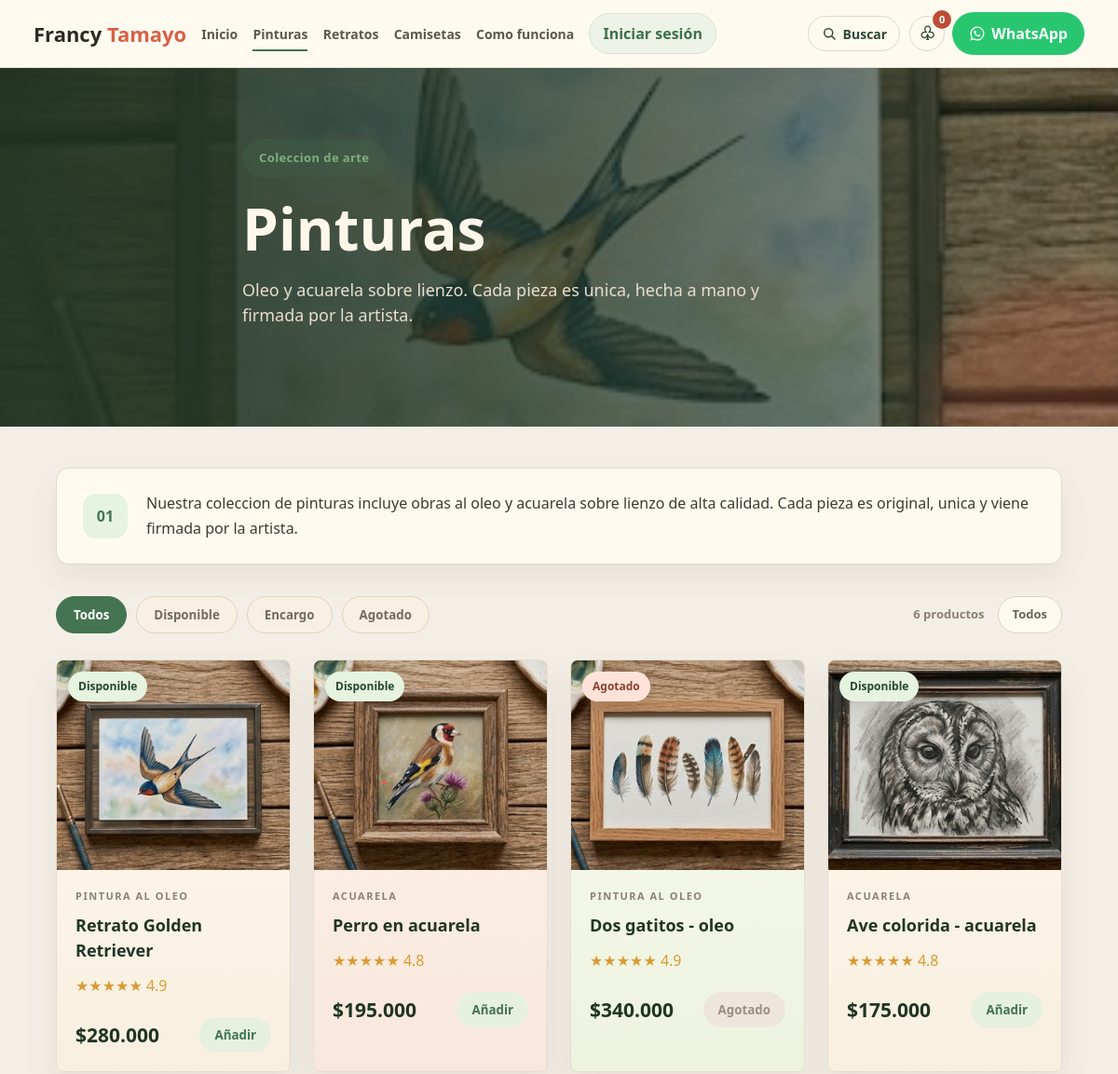
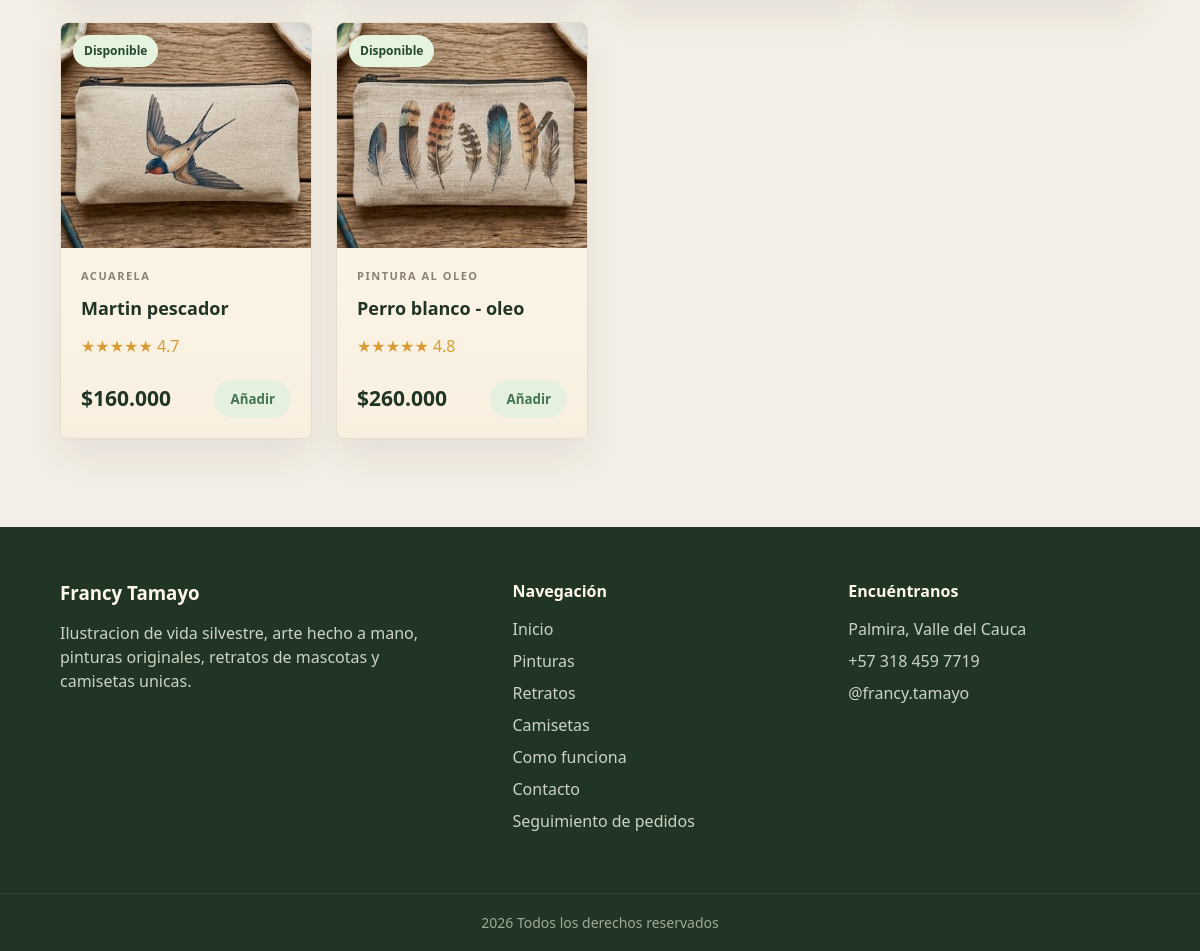
/pinturas.php, run on the app's committed database (2 pictures, top to bottom).
### tables this page shows
CREATE TABLE IF NOT EXISTS productos (
  id INT AUTO_INCREMENT PRIMARY KEY,
  nombre VARCHAR(120) NOT NULL,
  categoria ENUM('pinturas','retratos','camisetas') NOT NULL,
  tipo VARCHAR(80) NOT NULL,
  descripcion TEXT NULL,
  precio DECIMAL(10,2) NOT NULL DEFAULT 0,
  imagen VARCHAR(255) NOT NULL,
  estado ENUM('disponible','encargo','agotado') NOT NULL DEFAULT 'disponible',
  rating DECIMAL(2,1) NOT NULL DEFAULT 4.8,
  destacado TINYINT(1) NOT NULL DEFAULT 0,
  activo TINYINT(1) NOT NULL DEFAULT 1,
  orden INT NOT NULL DEFAULT 0,
  fecha_creacion TIMESTAMP DEFAULT CURRENT_TIMESTAMP,
  UNIQUE KEY uq_producto_nombre (nombre)
);

### include/funciones.php (called while the page is built, shortened)
<?php
function entradaTexto(mixed $valor): string {
    return is_scalar($valor) ? trim((string) $valor) : '';
}
function incluirTemplates(string $nombre, array $datos = []): void {
    extract($datos);
    include __DIR__ . "/templates/$nombre.php";
}

### include/productos.php (the view, shortened to what this page needs)
<?php
function obtenerProductos(?string $categoria = null, bool $soloActivos = true, ?string $estado = null): array
{
    try {
        $db = conectarDB();
        $condiciones = [];
        $tipos = '';
        $valores = [];
        if ($soloActivos) {
            $condiciones[] = 'activo = 1';
        }
        if ($categoria !== null) {
            $condiciones[] = 'categoria = ?';
            $tipos .= 's';
            $valores[] = $categoria;
        }
        $sql = 'SELECT * FROM productos';
        if ($condiciones) {
            $sql .= ' WHERE ' . implode(' AND ', $condiciones);
        }
        $sql .= ' ORDER BY orden ASC, id ASC';
        $stmt = $db->prepare($sql);
        if ($valores) {
            $stmt->bind_param($tipos, ...$valores);
        }
        $stmt->execute();
        return $stmt->get_result()->fetch_all(MYSQLI_ASSOC);
    } catch (Throwable $error) {
        return productosBase($categoria, $soloActivos, $estado);
    }
}
function formatearPrecioProducto(array $producto): string
{
    $precio = '$' . number_format((float) $producto['precio'], 0, ',', '.');
    return $producto['estado'] === 'encargo' ? 'Desde ' . $precio : $precio;
}
function etiquetaEstadoProducto(array $producto): string
{
    return match ($producto['estado']) {
        'encargo' => 'Por encargo',
        'agotado' => 'Agotado',
        default => 'Disponible',
    };
}
function claseEstadoProducto(array $producto): string
{
    return match ($producto['estado']) {
        'disponible' => 'available',
        default => 'custom',
    };
}
function renderizarTarjetaProducto(array $producto, bool $enlaceCategoria = false): void
{
    $nombre = htmlspecialchars($producto['nombre']);
    $tipo = htmlspecialchars($producto['tipo']);
    $imagen = htmlspecialchars($producto['imagen']);
    $estado = htmlspecialchars(etiquetaEstadoProducto($producto));
    $claseEstado = htmlspecialchars(claseEstadoProducto($producto));
    $rating = number_format((float) $producto['rating'], 1);
    $estrellasLlenas = (int) round((float) $producto['rating']);
    $estrellas = str_repeat('★', $estrellasLlenas) . str_repeat('☆', 5 - $estrellasLlenas);
    $precio = formatearPrecioProducto($producto);
    $deshabilitado = $producto['estado'] === 'agotado' ? ' disabled' : '';
    $textoBoton = $producto['estado'] === 'agotado' ? 'Agotado' : ($producto['estado'] === 'encargo' ? 'Encargar' : 'Añadir');
    $urlCategoria = BASE_URL . $producto['categoria'] . '.php';
    ?>
    <article class="product-card">
        <div class="product-image">
            <span class="badge <?= $claseEstado ?>"><?= $estado ?></span>
            <img src="<?= BASE_URL . $imagen ?>" alt="<?= $nombre ?>">
        </div>
        <div class="product-body">
            <span><?= $tipo ?></span>
            <h3><?= $nombre ?></h3>
            <p class="rating" aria-label="Valoración <?= $rating ?> de 5"><span aria-hidden="true"><?= $estrellas ?></span> <?= $rating ?></p>
            <div class="product-footer">
                <strong><?= $precio ?></strong>
                <?php if ($enlaceCategoria): ?>
                    <a href="<?= $urlCategoria ?>">Ver mas</a>
                <?php else: ?>
                    <button class="add-to-cart" data-id="<?= (int) $producto['id'] ?>" data-product="<?= $nombre ?>" data-category="<?= $tipo ?>" data-price="<?= (float) $producto['precio'] ?>" data-image="<?= $imagen ?>"<?= $deshabilitado ?>><?= $textoBoton ?></button>
                <?php endif; ?>
            </div>
        </div>
    </article>
    <?php
}

### include/templates/header.php (shortened to what this page needs)
<!doctype html>
<html lang="es">
<head>
<?php
$hojasEstilo = [
    'base/global.css',
    'layout/header.css',
    'layout/footer.css',
    'componentes/ui.css',
    'paginas/index.css',
    'paginas/contacto.css',
    'paginas/admin.css',
    'paginas/crear.css',
    'paginas/menu.css',
    'paginas/login.css',
    'paginas/tienda.css',
];
foreach ($hojasEstilo as $hoja): ?>
<link rel="stylesheet" href="<?= BASE_URL ?>assets/css/<?= $hoja ?>?v=<?= filemtime(__DIR__ . '/../../assets/css/' . $hoja) ?>">
<?php endforeach; ?>
</head>
<body>
<header class="header">
<div class="container nav">
<div class="logo">Francy <span>Tamayo</span></div>
<?php $paginaActual = basename($_SERVER['PHP_SELF']); ?>
<nav class="main-nav" aria-label="Navegación principal">
<a href="<?php echo BASE_URL;?>index.php" class="<?php echo $paginaActual === 'index.php' ? 'active' : ''; ?>">Inicio</a>
<a href="<?php echo BASE_URL;?>pinturas.php" class="<?php echo $paginaActual === 'pinturas.php' ? 'active' : ''; ?>">Pinturas</a>
<a href="<?php echo BASE_URL;?>retratos.php" class="<?php echo $paginaActual === 'retratos.php' ? 'active' : ''; ?>">Retratos</a>
<a href="<?php echo BASE_URL;?>camisetas.php" class="<?php echo $paginaActual === 'camisetas.php' ? 'active' : ''; ?>">Camisetas</a>
<a href="<?php echo BASE_URL;?>como-funciona.php" class="<?php echo $paginaActual === 'como-funciona.php' ? 'active' : ''; ?>">Como funciona</a>
<?php if (!empty($_SESSION['login'])): ?>
<div class="nav-session">
<a href="<?= BASE_URL; ?>admin/index.php" class="nav-user" title="Panel de <?= htmlspecialchars($_SESSION['usuario']); ?>"><span class="nav-user-icon" aria-hidden="true">👤</span><span class="nav-user-name"><?= htmlspecialchars($_SESSION['usuario']); ?></span></a>
<form class="nav-logout" method="POST" action="<?= BASE_URL; ?>admin/logout.php">
<input type="hidden" name="csrf_token" value="<?= htmlspecialchars(csrfToken()) ?>">
<button type="submit" class="btn-salir">Cerrar sesión</button>
</form>
</div>
<?php else: ?>
<div class="nav-session"><a href="<?= BASE_URL; ?>admin/login.php" class="btn-admin">
Iniciar sesión
</a></div>
<?php endif; ?>
</nav>
<div class="nav-actions">
<div class="nav-tools" aria-label="Herramientas de compra">
<a href="<?php echo BASE_URL;?>buscador.php" class="nav-search <?php echo $paginaActual === 'buscador.php' ? 'active' : ''; ?>" aria-label="Buscar productos"><svg viewBox="0 0 24 24" aria-hidden="true"><circle cx="11" cy="11" r="6"></circle><path d="m16 16 4 4"></path></svg><span class="nav-search-label">Buscar</span></a>
<a href="<?php echo BASE_URL;?>carrito.php" class="nav-cart <?php echo $paginaActual === 'carrito.php' ? 'active' : ''; ?>" aria-label="Ver carrito">♧<span class="cart-count" data-cart-count>0</span></a>
</div>
<a target="_blank" href="https://wa.me/573184597719" class="btn-nav" aria-label="Escríbenos por WhatsApp"><span class="btn-nav-label">WhatsApp</span></a>
</div>
</div>
</header>

### pinturas.php
<?php
require 'include/funciones.php';
require 'include/productos.php';
$estadoFiltro = entradaTexto($_GET['estado'] ?? '');
$estadosValidos = ['disponible', 'encargo', 'agotado'];
if (!in_array($estadoFiltro, $estadosValidos, true)) $estadoFiltro = '';
$productos = obtenerProductos('pinturas', true, $estadoFiltro ?: null);
incluirTemplates('header');
?>
<main class="category-page category-paintings">
    <section class="category-hero">
        <div class="container category-hero-content">
            <span class="category-pill">Coleccion de arte</span>
            <h1>Pinturas</h1>
            <p>Oleo y acuarela sobre lienzo. Cada pieza es unica, hecha a mano y firmada por la artista.</p>
        </div>
    </section>
    <section class="category-store">
        <div class="container">
            <div class="category-note">
                <span class="note-icon">01</span>
                <p>Nuestra coleccion de pinturas incluye obras al oleo y acuarela sobre lienzo de alta calidad. Cada pieza es original, unica y viene firmada por la artista.</p>
            </div>
            <div class="store-toolbar">
                <form class="filter-list" method="GET" aria-label="Filtrar pinturas por disponibilidad">
                    <button class="filter <?= $estadoFiltro === '' ? 'active' : '' ?>" type="submit" name="estado" value="">Todos</button>
                    <button class="filter <?= $estadoFiltro === 'disponible' ? 'active' : '' ?>" type="submit" name="estado" value="disponible">Disponible</button>
                    <button class="filter <?= $estadoFiltro === 'encargo' ? 'active' : '' ?>" type="submit" name="estado" value="encargo">Encargo</button>
                    <button class="filter <?= $estadoFiltro === 'agotado' ? 'active' : '' ?>" type="submit" name="estado" value="agotado">Agotado</button>
                </form>
                <div class="store-count">
                    <span><?= count($productos) ?> productos</span>
                    <strong><?= $estadoFiltro ? ucfirst($estadoFiltro) : 'Todos' ?></strong>
                </div>
            </div>
            <?php if ($productos): ?>
                <div class="product-grid category-products">
                    <?php foreach ($productos as $producto): ?>
                        <?php renderizarTarjetaProducto($producto); ?>
                    <?php endforeach; ?>
                </div>
            <?php else: ?>
                <div class="search-empty">No hay pinturas con este filtro por ahora. Prueba con otra disponibilidad.</div>
            <?php endif; ?>
        </div>
    </section>
</main>
<?php include 'include/templates/footer.php'; ?>

### include/templates/footer.php (shortened to what this page needs)
<footer class="footer">
<div class="footer-content container">
<div>
<h3>Francy Tamayo</h3>
<p>Ilustracion de vida silvestre, arte hecho a mano, pinturas originales, retratos de mascotas y camisetas unicas.</p>
</div>
<div>
<h4>Navegación</h4>
<a href="<?php echo BASE_URL; ?>index.php">Inicio</a>
<a href="<?php echo BASE_URL; ?>pinturas.php">Pinturas</a>
<a href="<?php echo BASE_URL; ?>retratos.php">Retratos</a>
<a href="<?php echo BASE_URL; ?>camisetas.php">Camisetas</a>
<a href="<?php echo BASE_URL; ?>como-funciona.php">Como funciona</a>
<a href="<?php echo BASE_URL; ?>contacto.php">Contacto</a>
<a href="<?php echo BASE_URL; ?>seguimiento.php">Seguimiento de pedidos</a>
</div>
<div>
<h4>Encuéntranos</h4>
<p>Palmira, Valle del Cauca</p>
<p>+57 318 459 7719</p>
<p>@francy.tamayo</p>
</div>
</div>
<div class="footer-bottom">
<?php echo date ('Y')?> Todos los derechos reservados
</div>
</footer>
</body>
</html>

### assets/css/base/global.css (style rules this page uses)
html, body { background-color:#050505; background-image: linear-gradient(rgba(255,255,255,.035) 1px, transparent 1px), linear-gradient(90deg, rgba(255,255,255,.035) 1px, transparent 1px), url('../../imagenes/137042075-grid-square-graph-line-full-page-on-black-paper-background-paper-grid-square-graph-line-texture-of.jpg'); background-size:32px 32px; background-attachment:fixed; }
body { color:#fff; line-height:1.5; }
body::before { content:""; position:fixed; inset:0; pointer-events:none; background:radial-gradient(circle at top, rgba(0,208,132,.05), transparent 35%); z-index:-1; }
a { color:inherit; text-decoration:none; transition:.35s; }
img { width:100%; display:block; transition:.5s; }
section { padding:110px 0; }
.container { width:90%; max-width:1200px; margin:auto; }

### assets/css/layout/header.css (style rules this page uses)
.nav { min-height:72px; display:flex; align-items:center; justify-content:space-between; gap:16px; width:94%; max-width:1320px; }
.logo { color:#2f2a21; font-size:22px; font-weight:900; letter-spacing:0; text-shadow:none; white-space:nowrap; }
.logo span { color:#d95f45; }
.main-nav { display:flex; align-items:center; flex:1; min-width:0; gap:clamp(11px, 1.35vw, 21px); }
.main-nav > a { position:relative; color:#5f574b; font-size:14px; font-weight:800; }
.main-nav > a::after { content:""; position:absolute; left:0; bottom:-8px; width:0; height:2px; background:#447451; transition:.35s; }
.main-nav > a:hover::after, .main-nav > a.active::after { width:100%; }
.nav-user, .main-nav .btn-admin, .main-nav .btn-salir { display:inline-flex; align-items:center; justify-content:center; padding:9px 14px; border-radius:999px; font-weight:900; }
.nav-user, .main-nav .btn-admin { background:#edf3e8; color:#3d7149; border:1px solid #d8e5d1; }
.nav-user::after, .main-nav .btn-admin::after, .main-nav .btn-salir::after { display:none; }
.btn-nav { padding:11px 18px; border-radius:999px; background:#28c76f; color:#fff; font-weight:900; box-shadow:none; gap:6px; }
.nav-session, .nav-actions { display:flex; align-items:center; gap:8px; flex-shrink:0; }
.nav-tools { display:flex; align-items:center; gap:10px; }
.nav-search, .nav-cart { display:inline-flex; align-items:center; justify-content:center; min-width:38px; height:38px; padding:0 13px; border:1px solid #e2d7c7; border-radius:999px; color:#2f4935; font-size:14px; font-weight:900; position:relative; gap:6px; }
.nav-search svg { width:18px; height:18px; fill:none; stroke:currentColor; stroke-linecap:round; stroke-width:2; }
.nav-cart { width:38px; padding:0; border-radius:50%; font-size:20px; }
.cart-count { position:absolute; top:-7px; right:-8px; min-width:20px; height:20px; padding:0 5px; border-radius:999px; background:#bd4d37; color:#fff; font-size:11px; line-height:20px; text-align:center; }

### assets/css/layout/footer.css (style rules this page uses)
.footer-content { padding:52px 0; display:grid; grid-template-columns:1.4fr 1fr 1fr; gap:44px; }
.footer h3, .footer h4 { color:#fff8ea; margin-bottom:14px; }
.footer p, .footer a { color:#cbd4c4; margin-bottom:8px; display:block; max-width:390px; }
.footer-bottom { text-align:center; padding:18px; border-top:1px solid rgba(255,255,255,.08); color:#9eaa98; font-size:14px; }

### assets/css/componentes/ui.css (style rules this page uses)
.btn-nav { padding:11px 18px; border-radius:999px; background:#28c76f; color:#fff; font-weight:900; box-shadow:none; gap:6px; }

### assets/css/paginas/tienda.css (style rules this page uses)
.search-card .product-footer button,.add-to-cart { border:0;background:#e6f0df;color:#447451;padding:10px 16px;border-radius:999px;font-weight:900;cursor:pointer;transition:background .2s ease }
.add-to-cart:disabled { cursor:not-allowed;background:#eee6dc;color:#9b8f80 }

### data on the page
productos: estado "Disponible", imagen (picture), tipo "PINTURA AL OLEO", nombre "Retrato Golden Retriever", rating "★★★★★", rating "4.9", precio "$280.000", estado "Añadir"
productos: estado "Disponible", imagen (picture), tipo "ACUARELA", nombre "Perro en acuarela", rating "★★★★★", rating "4.8", precio "$195.000", estado "Añadir"
productos: estado "Agotado", imagen (picture), tipo "PINTURA AL OLEO", nombre "Dos gatitos - oleo", rating "★★★★★", rating "4.9", precio "$340.000"
productos: estado "Disponible", imagen (picture), tipo "ACUARELA", nombre "Ave colorida - acuarela", rating "★★★★★", rating "4.8", precio "$175.000", estado "Añadir"
productos: estado "Disponible", imagen (picture), tipo "ACUARELA", nombre "Martin pescador", rating "★★★★★", rating "4.7", precio "$160.000", estado "Añadir"
productos: estado "Disponible", imagen (picture), tipo "PINTURA AL OLEO", nombre "Perro blanco - oleo", rating "★★★★★", rating "4.8", precio "$260.000", estado "Añadir"

### other printed values
count($productos) "6"
date ('Y') "2026"
